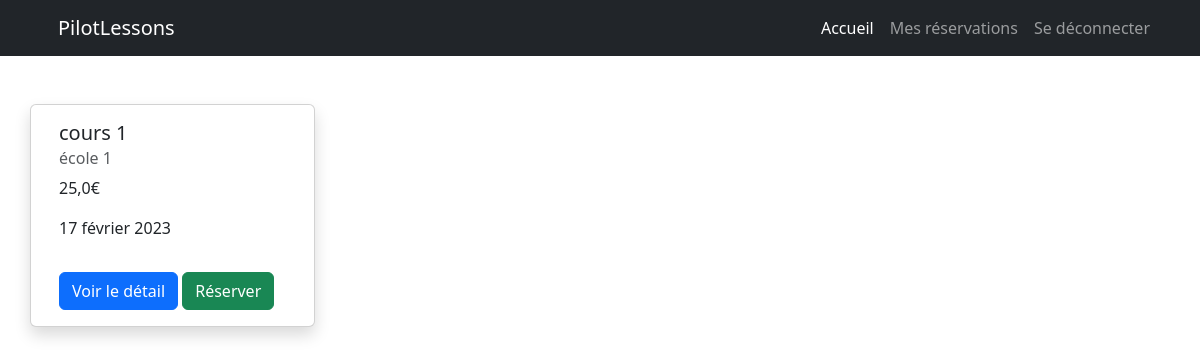
/ (signed in), run on the app's committed database.
### booking/models.py (models this page shows, shortened)
class pilotEvent (models.Model):
    schoolName = models.CharField(max_length=128)
    title = models.CharField(max_length=128, default= 'test')
    image = models.ImageField(upload_to="image", blank=True, null =True)
    nbPerson = models.IntegerField(default = 0)
    price = models.FloatField(default = 0.0)
    date =models.DateField()
    description = models.TextField(blank=True)
    def get_absolute_url(self):
        return reverse("event_detail", kwargs={"id": self.id})

### booking/views.py (the view)
# urls.py: path('', index, name="index"),
def index(request):
    events = pilotEvent.objects.all()
    return render(request, 'booking/bookingList.html', context= {"events": events})

### booking/templates/booking/bookingList.html
{% extends 'base.html' %}
{% block content %}
<div class="container">
    <div class="row ">
    {% for event in events %}
        <div class="card col-3 me-4 mt-5 shadow">
            <div class="card-body">
                <h5 class="card-title">{{ event.title }}</h5>
                <h6 class="card-subtitle mb-2 text-muted">{{ event.schoolName }}</h6>
                <p class="card-text">{{ event.price }}€</p>
                <p class="card-text">{{ event.date }}</p>
            </div>
            <div class="card-body">
                <a href="{{ event.get_absolute_url }}" class="btn btn-primary">Voir le détail</a>
                {% if user.is_authenticated %}
                <a href="#" class="btn btn-success">Réserver</a>
                {% endif %}
              </div>
        </div>
    {% endfor %}
    </div>
</div>
{% endblock %}

### data on the page
pilotEvent: title "cours 1", schoolName "école 1", price "25,0", date "17 février 2023"
